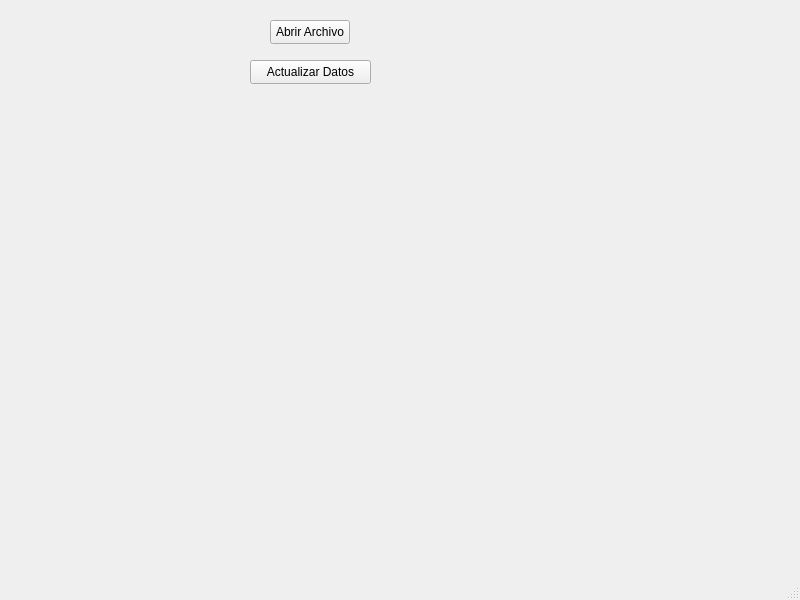
<?xml version="1.0" encoding="UTF-8"?>
<ui version="4.0">
 <class>MainWindow</class>
 <widget class="QMainWindow" name="MainWindow">
  <property name="geometry">
   <rect>
    <x>0</x>
    <y>0</y>
    <width>800</width>
    <height>600</height>
   </rect>
  </property>
  <property name="windowTitle">
   <string>MainWindow</string>
  </property>
  <widget class="QWidget" name="centralwidget">
   <widget class="QPushButton" name="ActualizarDatos">
    <property name="geometry">
     <rect>
      <x>250</x>
      <y>60</y>
      <width>121</width>
      <height>24</height>
     </rect>
    </property>
    <property name="text">
     <string>Actualizar Datos</string>
    </property>
   </widget>
   <widget class="QLabel" name="labelVentanaInfoTienda">
    <property name="geometry">
     <rect>
      <x>30</x>
      <y>30</y>
      <width>201</width>
      <height>91</height>
     </rect>
    </property>
    <property name="text">
     <string/>
    </property>
   </widget>
   <widget class="QPushButton" name="AbrirArchivo">
    <property name="geometry">
     <rect>
      <x>270</x>
      <y>20</y>
      <width>80</width>
      <height>24</height>
     </rect>
    </property>
    <property name="text">
     <string>Abrir Archivo</string>
    </property>
   </widget>
  </widget>
  <widget class="QMenuBar" name="menubar">
   <property name="geometry">
    <rect>
     <x>0</x>
     <y>0</y>
     <width>800</width>
     <height>21</height>
    </rect>
   </property>
  </widget>
  <widget class="QStatusBar" name="statusbar"/>
 </widget>
 <resources/>
 <connections/>
</ui>
